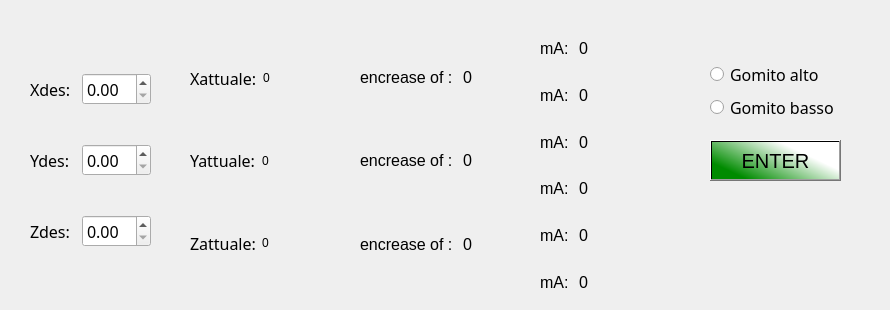
    <widget class="QWidget" name="Inverse">
     <attribute name="title">
      <string>Inverse  Kinematics</string>
     </attribute>
     <widget class="QPushButton" name="PulsanteInvioPAgina_Inverse">
      <property name="geometry">
       <rect>
        <x>710</x>
        <y>140</y>
        <width>131</width>
        <height>41</height>
       </rect>
      </property>
      <property name="font">
       <font>
        <pointsize>15</pointsize>
       </font>
      </property>
      <property name="styleSheet">
       <string notr="true">background-color: qlineargradient(spread:pad, x1:0.0246305, y1:0.602273, x2:1, y2:0, stop:0 rgba(0, 139, 0, 255), stop:0.655172 rgba(255, 255, 255, 255));</string>
      </property>
      <property name="text">
       <string>ENTER</string>
      </property>
     </widget>
     <widget class="QWidget" name="layoutWidget">
      <property name="geometry">
       <rect>
        <x>30</x>
        <y>40</y>
        <width>121</width>
        <height>241</height>
       </rect>
      </property>
      <layout class="QVBoxLayout" name="verticalLayout_2">
       <property name="spacing">
        <number>-1</number>
       </property>
       <item>
        <layout class="QHBoxLayout" name="horizontalLayout">
         <property name="sizeConstraint">
          <enum>QLayout::SetDefaultConstraint</enum>
         </property>
         <item>
          <widget class="QLabel" name="Xdes">
           <property name="font">
            <font>
             <family>.SF NS Text</family>
             <pointsize>12</pointsize>
             <weight>50</weight>
             <italic>false</italic>
             <bold>false</bold>
             <kerning>true</kerning>
            </font>
           </property>
           <property name="styleSheet">
            <string notr="true"/>
           </property>
           <property name="text">
            <string>Xdes:</string>
           </property>
          </widget>
         </item>
         <item>
          <widget class="QDoubleSpinBox" name="Xdes_spin_Box">
           <property name="font">
            <font>
             <family>.SF NS Text</family>
             <pointsize>12</pointsize>
             <weight>50</weight>
             <italic>false</italic>
             <bold>false</bold>
            </font>
           </property>
           <property name="styleSheet">
            <string notr="true"/>
           </property>
          </widget>
         </item>
        </layout>
       </item>
       <item>
        <layout class="QHBoxLayout" name="horizontalLayout_2">
         <item>
          <widget class="QLabel" name="Ydes">
           <property name="font">
            <font>
             <family>.SF NS Text</family>
             <pointsize>12</pointsize>
             <weight>50</weight>
             <italic>false</italic>
             <bold>false</bold>
            </font>
           </property>
           <property name="styleSheet">
            <string notr="true"/>
           </property>
           <property name="text">
            <string>Ydes:</string>
           </property>
          </widget>
         </item>
         <item>
          <widget class="QDoubleSpinBox" name="Ydes_spin_box">
           <property name="font">
            <font>
             <family>.SF NS Text</family>
             <pointsize>12</pointsize>
             <weight>50</weight>
             <italic>false</italic>
             <bold>false</bold>
            </font>
           </property>
           <property name="styleSheet">
            <string notr="true"/>
           </property>
          </widget>
         </item>
        </layout>
       </item>
       <item>
        <layout class="QHBoxLayout" name="horizontalLayout_3">
         <item>
          <widget class="QLabel" name="Zdes">
           <property name="font">
            <font>
             <family>.SF NS Text</family>
             <pointsize>12</pointsize>
             <weight>50</weight>
             <italic>false</italic>
             <bold>false</bold>
            </font>
           </property>
           <property name="styleSheet">
            <string notr="true"/>
           </property>
           <property name="text">
            <string>Zdes:</string>
           </property>
          </widget>
         </item>
         <item>
          <widget class="QDoubleSpinBox" name="Zdes_spin_Box">
           <property name="font">
            <font>
             <family>.SF NS Text</family>
             <pointsize>12</pointsize>
             <weight>50</weight>
             <italic>false</italic>
             <bold>false</bold>
            </font>
           </property>
           <property name="styleSheet">
            <string notr="true"/>
           </property>
          </widget>
         </item>
        </layout>
       </item>
      </layout>
     </widget>
     <widget class="QWidget" name="layoutWidget">
      <property name="geometry">
       <rect>
        <x>710</x>
        <y>60</y>
        <width>171</width>
        <height>61</height>
       </rect>
      </property>
      <layout class="QVBoxLayout" name="verticalLayout_3">
       <item>
        <widget class="QRadioButton" name="Gomitoalto">
         <property name="font">
          <font>
           <family>.SF NS Text</family>
           <pointsize>12</pointsize>
           <weight>50</weight>
           <italic>false</italic>
           <bold>false</bold>
          </font>
         </property>
         <property name="styleSheet">
          <string notr="true"/>
         </property>
         <property name="text">
          <string>Gomito alto</string>
         </property>
        </widget>
       </item>
       <item>
        <widget class="QRadioButton" name="Gomitobasso">
         <property name="sizePolicy">
          <sizepolicy hsizetype="Fixed" vsizetype="Fixed">
           <horstretch>0</horstretch>
           <verstretch>0</verstretch>
          </sizepolicy>
         </property>
         <property name="font">
          <font>
           <family>.SF NS Text</family>
           <pointsize>12</pointsize>
           <weight>50</weight>
           <italic>false</italic>
           <bold>false</bold>
          </font>
         </property>
         <property name="styleSheet">
          <string notr="true"/>
         </property>
         <property name="text">
          <string>Gomito basso</string>
         </property>
        </widget>
       </item>
      </layout>
     </widget>
     <widget class="QWidget" name="layoutWidget_2">
      <property name="geometry">
       <rect>
        <x>190</x>
        <y>40</y>
        <width>125</width>
        <height>241</height>
       </rect>
      </property>
      <layout class="QVBoxLayout" name="verticalLayout_7">
       <property name="spacing">
        <number>-1</number>
       </property>
       <item>
        <layout class="QHBoxLayout" name="horizontalLayout_4">
         <property name="sizeConstraint">
          <enum>QLayout::SetDefaultConstraint</enum>
         </property>
         <item>
          <widget class="QLabel" name="Xattuale">
           <property name="font">
            <font>
             <family>.SF NS Text</family>
             <pointsize>12</pointsize>
             <weight>50</weight>
             <italic>false</italic>
             <bold>false</bold>
             <kerning>true</kerning>
            </font>
           </property>
           <property name="styleSheet">
            <string notr="true"/>
           </property>
           <property name="text">
            <string>Xattuale:</string>
           </property>
          </widget>
         </item>
         <item>
          <widget class="QLabel" name="Xattuale_value">
           <property name="text">
            <string>0</string>
           </property>
          </widget>
         </item>
        </layout>
       </item>
       <item>
        <layout class="QHBoxLayout" name="horizontalLayout_5">
         <item>
          <widget class="QLabel" name="Yattuale">
           <property name="font">
            <font>
             <family>.SF NS Text</family>
             <pointsize>12</pointsize>
             <weight>50</weight>
             <italic>false</italic>
             <bold>false</bold>
            </font>
           </property>
           <property name="styleSheet">
            <string notr="true"/>
           </property>
           <property name="text">
            <string>Yattuale:</string>
           </property>
          </widget>
         </item>
         <item>
          <widget class="QLabel" name="Yattuale_value">
           <property name="text">
            <string>0</string>
           </property>
          </widget>
         </item>
        </layout>
       </item>
       <item>
        <layout class="QHBoxLayout" name="horizontalLayout_6">
         <item>
          <widget class="QLabel" name="Zattuale">
           <property name="font">
            <font>
             <family>.SF NS Text</family>
             <pointsize>12</pointsize>
             <weight>50</weight>
             <italic>false</italic>
             <bold>false</bold>
            </font>
           </property>
           <property name="styleSheet">
            <string notr="true"/>
           </property>
           <property name="text">
            <string>Zattuale:</string>
           </property>
          </widget>
         </item>
         <item>
          <widget class="QLabel" name="Zattuale_value">
           <property name="text">
            <string>0</string>
           </property>
          </widget>
         </item>
        </layout>
       </item>
      </layout>
     </widget>
     <widget class="QWidget" name="layoutWidget_4">
      <property name="geometry">
       <rect>
        <x>540</x>
        <y>30</y>
        <width>111</width>
        <height>271</height>
       </rect>
      </property>
      <property name="font">
       <font>
        <pointsize>14</pointsize>
       </font>
      </property>
      <layout class="QVBoxLayout" name="VmADir_4">
       <property name="spacing">
        <number>10</number>
       </property>
       <item>
        <layout class="QHBoxLayout" name="horizontalLayout_73">
         <item>
          <widget class="QLabel" name="mA1_inv">
           <property name="enabled">
            <bool>true</bool>
           </property>
           <property name="sizePolicy">
            <sizepolicy hsizetype="Fixed" vsizetype="Preferred">
             <horstretch>0</horstretch>
             <verstretch>0</verstretch>
            </sizepolicy>
           </property>
           <property name="font">
            <font>
             <pointsize>12</pointsize>
            </font>
           </property>
           <property name="text">
            <string>mA:</string>
           </property>
          </widget>
         </item>
         <item>
          <widget class="QLabel" name="mA1_inv_v">
           <property name="font">
            <font>
             <pointsize>12</pointsize>
            </font>
           </property>
           <property name="text">
            <string>0</string>
           </property>
          </widget>
         </item>
        </layout>
       </item>
       <item>
        <layout class="QHBoxLayout" name="horizontalLayout_74">
         <item>
          <widget class="QLabel" name="mA2_inv">
           <property name="enabled">
            <bool>true</bool>
           </property>
           <property name="sizePolicy">
            <sizepolicy hsizetype="Fixed" vsizetype="Preferred">
             <horstretch>0</horstretch>
             <verstretch>0</verstretch>
            </sizepolicy>
           </property>
           <property name="font">
            <font>
             <pointsize>12</pointsize>
            </font>
           </property>
           <property name="text">
            <string>mA:</string>
           </property>
          </widget>
         </item>
         <item>
          <widget class="QLabel" name="mA2_inv_v">
           <property name="font">
            <font>
             <pointsize>12</pointsize>
            </font>
           </property>
           <property name="text">
            <string>0</string>
           </property>
          </widget>
         </item>
        </layout>
       </item>
       <item>
        <layout class="QHBoxLayout" name="horizontalLayout_75">
         <item>
          <widget class="QLabel" name="mA3_inv">
           <property name="sizePolicy">
            <sizepolicy hsizetype="Fixed" vsizetype="Preferred">
             <horstretch>0</horstretch>
             <verstretch>0</verstretch>
            </sizepolicy>
           </property>
           <property name="font">
            <font>
             <pointsize>12</pointsize>
            </font>
           </property>
           <property name="text">
            <string>mA:</string>
           </property>
          </widget>
         </item>
         <item>
          <widget class="QLabel" name="mA3_inv_v">
           <property name="font">
            <font>
             <pointsize>12</pointsize>
            </font>
           </property>
           <property name="text">
            <string>0</string>
           </property>
          </widget>
         </item>
        </layout>
       </item>
       <item>
        <layout class="QHBoxLayout" name="horizontalLayout_76">
         <item>
          <widget class="QLabel" name="mA4_inv">
           <property name="sizePolicy">
            <sizepolicy hsizetype="Fixed" vsizetype="Preferred">
             <horstretch>0</horstretch>
             <verstretch>0</verstretch>
            </sizepolicy>
           </property>
           <property name="font">
            <font>
             <pointsize>12</pointsize>
            </font>
           </property>
           <property name="text">
            <string>mA:</string>
           </property>
          </widget>
         </item>
         <item>
          <widget class="QLabel" name="mA4_inv_v">
           <property name="font">
            <font>
             <pointsize>12</pointsize>
            </font>
           </property>
           <property name="text">
            <string>0</string>
           </property>
          </widget>
         </item>
        </layout>
       </item>
       <item>
        <layout class="QHBoxLayout" name="horizontalLayout_77">
         <item>
          <widget class="QLabel" name="mA5_inv">
           <property name="sizePolicy">
            <sizepolicy hsizetype="Fixed" vsizetype="Preferred">
             <horstretch>0</horstretch>
             <verstretch>0</verstretch>
            </sizepolicy>
           </property>
           <property name="font">
            <font>
             <pointsize>12</pointsize>
            </font>
           </property>
           <property name="text">
            <string>mA:</string>
           </property>
          </widget>
         </item>
         <item>
          <widget class="QLabel" name="mA5_inv_v">
           <property name="font">
            <font>
             <pointsize>12</pointsize>
            </font>
           </property>
           <property name="text">
            <string>0</string>
           </property>
          </widget>
         </item>
        </layout>
       </item>
       <item>
        <layout class="QHBoxLayout" name="horizontalLayout_78">
         <item>
          <widget class="QLabel" name="mA6_inv">
           <property name="sizePolicy">
            <sizepolicy hsizetype="Fixed" vsizetype="Preferred">
             <horstretch>0</horstretch>
             <verstretch>0</verstretch>
            </sizepolicy>
           </property>
           <property name="font">
            <font>
             <pointsize>12</pointsize>
            </font>
           </property>
           <property name="text">
            <string>mA:</string>
           </property>
          </widget>
         </item>
         <item>
          <widget class="QLabel" name="mA6_inv_v">
           <property name="font">
            <font>
             <pointsize>12</pointsize>
            </font>
           </property>
           <property name="text">
            <string>0</string>
           </property>
          </widget>
         </item>
        </layout>
       </item>
      </layout>
     </widget>
     <widget class="QWidget" name="layoutWidget_10">
      <property name="geometry">
       <rect>
        <x>360</x>
        <y>40</y>
        <width>141</width>
        <height>241</height>
       </rect>
      </property>
      <property name="font">
       <font>
        <pointsize>12</pointsize>
       </font>
      </property>
      <layout class="QVBoxLayout" name="VEncDir_3">
       <property name="spacing">
        <number>10</number>
       </property>
       <property name="topMargin">
        <number>0</number>
       </property>
       <item>
        <layout class="QHBoxLayout" name="horizontalLayout_79">
         <item>
          <widget class="QLabel" name="encrease1_3">
           <property name="font">
            <font>
             <pointsize>12</pointsize>
            </font>
           </property>
           <property name="text">
            <string>encrease of :</string>
           </property>
          </widget>
         </item>
         <item>
          <widget class="QLabel" name="encrease1_inv">
           <property name="font">
            <font>
             <pointsize>12</pointsize>
            </font>
           </property>
           <property name="text">
            <string>0</string>
           </property>
          </widget>
         </item>
        </layout>
       </item>
       <item>
        <layout class="QHBoxLayout" name="horizontalLayout_80">
         <item>
          <widget class="QLabel" name="encrease2_3">
           <property name="font">
            <font>
             <pointsize>12</pointsize>
            </font>
           </property>
           <property name="text">
            <string>encrease of :</string>
           </property>
          </widget>
         </item>
         <item>
          <widget class="QLabel" name="encrease2_inv">
           <property name="font">
            <font>
             <pointsize>12</pointsize>
            </font>
           </property>
           <property name="text">
            <string>0</string>
           </property>
          </widget>
         </item>
        </layout>
       </item>
       <item>
        <layout class="QHBoxLayout" name="horizontalLayout_81">
         <item>
          <widget class="QLabel" name="encrease3_3">
           <property name="font">
            <font>
             <pointsize>12</pointsize>
            </font>
           </property>
           <property name="text">
            <string>encrease of :</string>
           </property>
           <property name="indent">
            <number>-1</number>
           </property>
          </widget>
         </item>
         <item>
          <widget class="QLabel" name="encrease3_inv">
           <property name="font">
            <font>
             <pointsize>12</pointsize>
            </font>
           </property>
           <property name="text">
            <string>0</string>
           </property>
          </widget>
         </item>
        </layout>
       </item>
      </layout>
     </widget>
    </widget>
